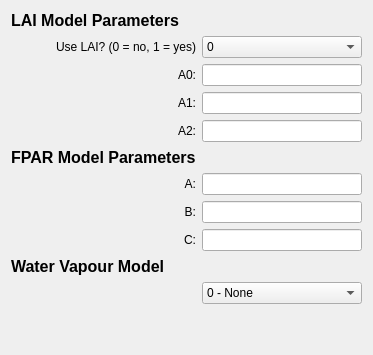
          <widget class="QWidget" name="tab_7">
           <attribute name="title">
            <string>Model Parameters</string>
           </attribute>
           <layout class="QGridLayout" name="gridLayout_7">
            <item row="2" column="0">
             <widget class="QLabel" name="label_35">
              <property name="layoutDirection">
               <enum>Qt::LeftToRight</enum>
              </property>
              <property name="text">
               <string>A0:</string>
              </property>
              <property name="alignment">
               <set>Qt::AlignRight|Qt::AlignTrailing|Qt::AlignVCenter</set>
              </property>
             </widget>
            </item>
            <item row="8" column="0">
             <widget class="QLabel" name="label_41">
              <property name="text">
               <string>C:</string>
              </property>
              <property name="alignment">
               <set>Qt::AlignRight|Qt::AlignTrailing|Qt::AlignVCenter</set>
              </property>
             </widget>
            </item>
            <item row="7" column="0">
             <widget class="QLabel" name="label_40">
              <property name="text">
               <string>B:</string>
              </property>
              <property name="alignment">
               <set>Qt::AlignRight|Qt::AlignTrailing|Qt::AlignVCenter</set>
              </property>
             </widget>
            </item>
            <item row="9" column="0">
             <widget class="QLabel" name="label_61">
              <property name="font">
               <font>
                <pointsize>12</pointsize>
                <weight>75</weight>
                <bold>true</bold>
               </font>
              </property>
              <property name="text">
               <string>Water Vapour Model</string>
              </property>
             </widget>
            </item>
            <item row="4" column="0">
             <widget class="QLabel" name="label_37">
              <property name="text">
               <string>A2:</string>
              </property>
              <property name="alignment">
               <set>Qt::AlignRight|Qt::AlignTrailing|Qt::AlignVCenter</set>
              </property>
             </widget>
            </item>
            <item row="3" column="0">
             <widget class="QLabel" name="label_36">
              <property name="text">
               <string>A1:</string>
              </property>
              <property name="alignment">
               <set>Qt::AlignRight|Qt::AlignTrailing|Qt::AlignVCenter</set>
              </property>
             </widget>
            </item>
            <item row="6" column="0">
             <widget class="QLabel" name="label_39">
              <property name="text">
               <string>A:</string>
              </property>
              <property name="alignment">
               <set>Qt::AlignRight|Qt::AlignTrailing|Qt::AlignVCenter</set>
              </property>
             </widget>
            </item>
            <item row="4" column="1">
             <widget class="QLineEdit" name="a2Edit"/>
            </item>
            <item row="3" column="1">
             <widget class="QLineEdit" name="a1Edit"/>
            </item>
            <item row="6" column="1">
             <widget class="QLineEdit" name="aEdit"/>
            </item>
            <item row="2" column="1">
             <widget class="QLineEdit" name="a0Edit"/>
            </item>
            <item row="7" column="1">
             <widget class="QLineEdit" name="bEdit"/>
            </item>
            <item row="5" column="0">
             <widget class="QLabel" name="label_38">
              <property name="font">
               <font>
                <pointsize>12</pointsize>
                <weight>75</weight>
                <bold>true</bold>
               </font>
              </property>
              <property name="text">
               <string>FPAR Model Parameters</string>
              </property>
             </widget>
            </item>
            <item row="1" column="0">
             <widget class="QLabel" name="label_34">
              <property name="text">
               <string>Use LAI? (0 = no, 1 = yes)</string>
              </property>
              <property name="alignment">
               <set>Qt::AlignRight|Qt::AlignTrailing|Qt::AlignVCenter</set>
              </property>
             </widget>
            </item>
            <item row="8" column="1">
             <widget class="QLineEdit" name="cEdit"/>
            </item>
            <item row="0" column="0">
             <widget class="QLabel" name="label_33">
              <property name="font">
               <font>
                <pointsize>12</pointsize>
                <weight>75</weight>
                <bold>true</bold>
               </font>
              </property>
              <property name="text">
               <string>LAI Model Parameters</string>
              </property>
             </widget>
            </item>
            <item row="11" column="1">
             <spacer name="verticalSpacer_2">
              <property name="orientation">
               <enum>Qt::Vertical</enum>
              </property>
              <property name="sizeHint" stdset="0">
               <size>
                <width>20</width>
                <height>40</height>
               </size>
              </property>
             </spacer>
            </item>
            <item row="10" column="1">
             <widget class="QComboBox" name="wvModelCombo">
              <item>
               <property name="text">
                <string>0 - None</string>
               </property>
              </item>
              <item>
               <property name="text">
                <string>1 - No Band Regression</string>
               </property>
              </item>
              <item>
               <property name="text">
                <string>2 - Band Regression</string>
               </property>
              </item>
             </widget>
            </item>
            <item row="1" column="1">
             <widget class="QComboBox" name="useLaiCombo">
              <item>
               <property name="text">
                <string>0</string>
               </property>
              </item>
              <item>
               <property name="text">
                <string>1</string>
               </property>
              </item>
             </widget>
            </item>
           </layout>
          </widget>
